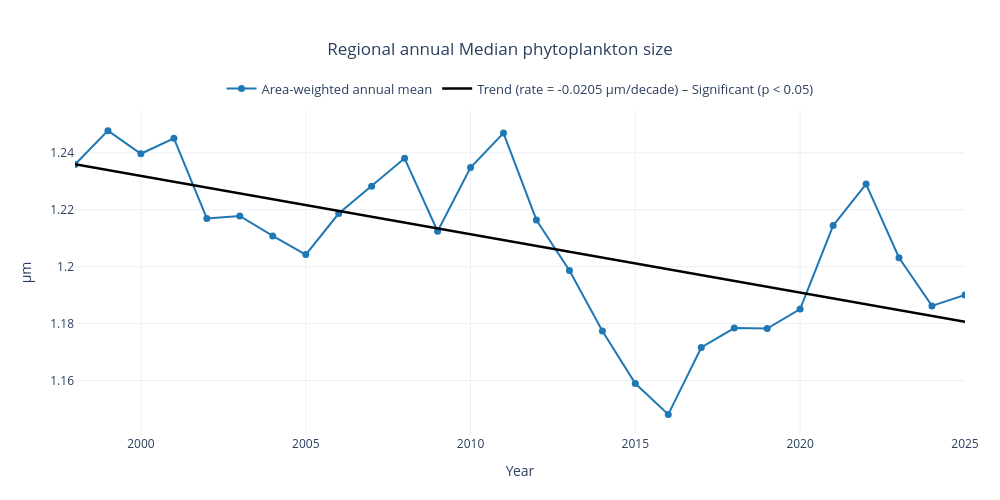

Notebook code for this chart:
### Markdown cell above
## 5. Area-weighted regional time series

### Code cell
weights = np.cos(np.deg2rad(field.latitude))
regional_monthly = field.weighted(weights).mean(('latitude', 'longitude'))
regional_annual = regional_monthly.resample(time='YS').mean()
x_dates = pd.DatetimeIndex(regional_annual.time.values)
x = x_dates.year.to_numpy()
y = regional_annual.values
valid = np.isfinite(y)
trend_result = stats.linregress(x[valid], y[valid])
slope = trend_result.slope
significant = trend_result.pvalue < 0.05
trend_style = 'solid' if significant else 'dash'
significance_text = 'Significant (p < 0.05)' if significant else 'Not significant (p ≥ 0.05)'

fig = go.Figure()
fig.add_trace(go.Scatter(
    x=x_dates, y=y, mode='lines+markers', name='Area-weighted annual mean',
    line=dict(color='#1f77b4', width=2), marker=dict(size=7),
    hovertemplate='%{x|%Y}<br>%{y:.4g} ' + units + '<extra></extra>',
))
fig.add_trace(go.Scatter(
    x=x_dates[valid], y=trend_result.intercept + slope*x[valid], mode='lines',
    line=dict(color='black', width=2.5, dash=trend_style),
    name=f'Trend (rate = {slope*10:+.3g} {units}/decade) – {significance_text}',
    hovertemplate='Trend %{x|%Y}<br>%{y:.4g} ' + units + '<extra></extra>',
))
fig.update_layout(
    title=dict(text=f'Regional annual {label}', x=0.5, xanchor='center'),
    xaxis=dict(title='Year', range=[x_dates[valid].min(), x_dates[valid].max()], showgrid=True),
    yaxis=dict(title=units, showgrid=True), template='plotly_white',
    width=1000, height=500, hovermode='x unified',
    legend=dict(orientation='h', yanchor='bottom', y=1.02, xanchor='center', x=0.5, font=dict(size=13)),
    margin=dict(l=75, r=35, t=110, b=65),
)
fig.write_html(fig_dir / f'regional_{variable}_timeseries.html', include_plotlyjs='cdn')
fig.show()

### Figure 1 — Plotly figure (JSON) as saved in the notebook; plotly's stock layout.template omitted (floating-point values rounded to 4 significant figures)
{"data": [{"hovertemplate": "%{x|%Y}<br>%{y:.4g} µm<extra></extra>", "line": {"color": "#1f77b4", "width": 2}, "marker": {"size": 7}, "mode": "lines+markers", "name": "Area-weighted annual mean", "type": "scatter", "x": ["1998-01-01T00:00:00", "1999-01-01T00:00:00", "2000-01-01T00:00:00", "2001-01-01T00:00:00", "2002-01-01T00:00:00", "2003-01-01T00:00:00", "2004-01-01T00:00:00", "2005-01-01T00:00:00", "2006-01-01T00:00:00", "2007-01-01T00:00:00", "2008-01-01T00:00:00", "2009-01-01T00:00:00", "2010-01-01T00:00:00", "2011-01-01T00:00:00", "2012-01-01T00:00:00", "2013-01-01T00:00:00", "2014-01-01T00:00:00", "2015-01-01T00:00:00", "2016-01-01T00:00:00", "2017-01-01T00:00:00", "2018-01-01T00:00:00", "2019-01-01T00:00:00", "2020-01-01T00:00:00", "2021-01-01T00:00:00", "2022-01-01T00:00:00", "2023-01-01T00:00:00", "2024-01-01T00:00:00", "2025-01-01T00:00:00"], "y": [1.236, 1.248, 1.24, 1.245, 1.217, 1.218, 1.211, 1.204, 1.219, 1.228, 1.238, 1.212, 1.235, 1.247, 1.216, 1.199, 1.177, 1.159, 1.148, 1.172, 1.178, 1.178, 1.185, 1.214, 1.229, 1.203, 1.186, 1.19]}, {"hovertemplate": "Trend %{x|%Y}<br>%{y:.4g} µm<extra></extra>", "line": {"color": "black", "dash": "solid", "width": 2.5}, "mode": "lines", "name": "Trend (rate = -0.0205 µm/decade) – Significant (p < 0.05)", "type": "scatter", "x": ["1998-01-01T00:00:00", "1999-01-01T00:00:00", "2000-01-01T00:00:00", "2001-01-01T00:00:00", "2002-01-01T00:00:00", "2003-01-01T00:00:00", "2004-01-01T00:00:00", "2005-01-01T00:00:00", "2006-01-01T00:00:00", "2007-01-01T00:00:00", "2008-01-01T00:00:00", "2009-01-01T00:00:00", "2010-01-01T00:00:00", "2011-01-01T00:00:00", "2012-01-01T00:00:00", "2013-01-01T00:00:00", "2014-01-01T00:00:00", "2015-01-01T00:00:00", "2016-01-01T00:00:00", "2017-01-01T00:00:00", "2018-01-01T00:00:00", "2019-01-01T00:00:00", "2020-01-01T00:00:00", "2021-01-01T00:00:00", "2022-01-01T00:00:00", "2023-01-01T00:00:00", "2024-01-01T00:00:00", "2025-01-01T00:00:00"], "y": [1.236, 1.234, 1.232, 1.23, 1.228, 1.226, 1.224, 1.222, 1.22, 1.218, 1.216, 1.213, 1.211, 1.209, 1.207, 1.205, 1.203, 1.201, 1.199, 1.197, 1.195, 1.193, 1.191, 1.189, 1.187, 1.185, 1.183, 1.181]}], "layout": {"height": 500, "hovermode": "x unified", "legend": {"font": {"size": 13}, "orientation": "h", "x": 0.5, "xanchor": "center", "y": 1.02, "yanchor": "bottom"}, "margin": {"b": 65, "l": 75, "r": 35, "t": 110}, "title": {"text": "Regional annual Median phytoplankton size", "x": 0.5, "xanchor": "center"}, "width": 1000, "xaxis": {"range": ["1998-01-01T00:00:00", "2025-01-01T00:00:00"], "showgrid": true, "title": {"text": "Year"}}, "yaxis": {"showgrid": true, "title": {"text": "µm"}}}}
